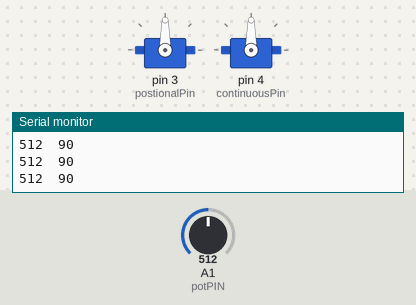
Bench run of a sketch on a simulated Arduino Uno, built with avr-gcc and run on an emulated ATmega328P. On the bench: 2 × servo, the last lines printed to the serial monitor. Inputs (shaded band) come from the test bench; at power-on: A1 (potPIN) = 512.

Above: at 1.2 s.
1.3 s: A1 (potPIN) set to 550
At 2.4 s:
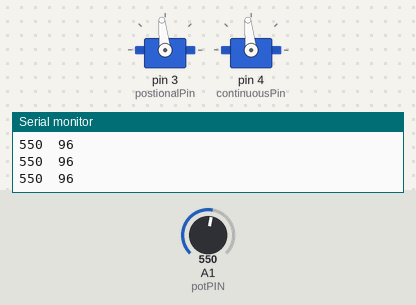
2.8 s: A1 (potPIN) set to 579
At 3.4 s:
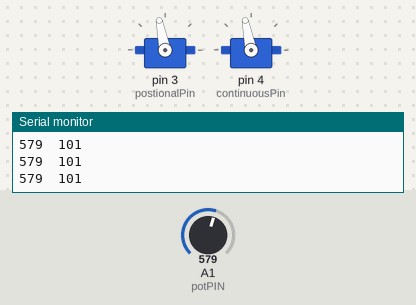
4.3 s: A1 (potPIN) set to 716
At 4.6 s:
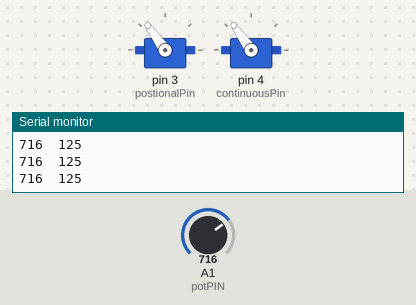
5.8 s: A1 (potPIN) set to 900
At 7.0 s:
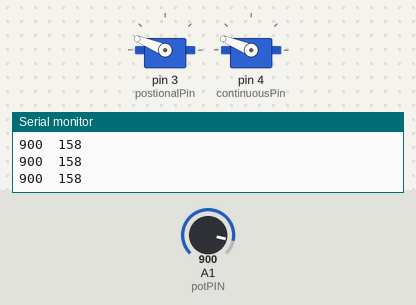
7.3 s: A1 (potPIN) set to 983
At 8.2 s:
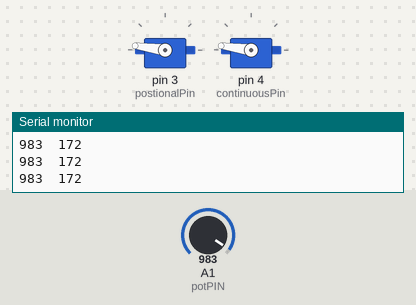
8.8 s: A1 (potPIN) set to 1015
At 9.4 s:
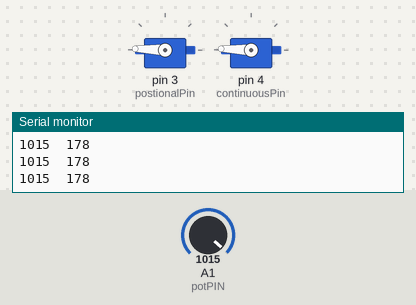
Timing chart, 0 to 11.3 s (numbered marks = the images above; inputs shaded):
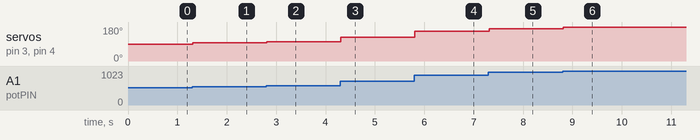

The sketch:

W07_03_servoControl_180_360.ino
```cpp
// continuous and postional servos

#include <Servo.h>

Servo positional_180;
Servo continuous_360;

int postionalPin = 3;
int continuousPin = 4;

int pos = 90;
int potPIN = A1;  // where is the potentiometer?

void setup()
{
  positional_180.attach(postionalPin);
  continuous_360.attach(continuousPin);
  pinMode( potPIN, INPUT);
  Serial.begin(9600);
}

void loop()
{
  int pos = analogRead(potPIN);

  Serial.print(pos);   // raw number
  Serial.print("\t");  // tab

  pos = map(pos, 0, 1023, 0, 180); // scale the input
  Serial.println(pos); // input value mapped to angle

  positional_180.write(pos); // value as Angle
  continuous_360.write(pos); // value as speed and direction

  delay(15);
}
```

Measured:
- after the input at 1.3 s, servo on pin 3 (postionalPin), servo on pin 4 (continuousPin): 90° → 96° at once
- after the input at 2.8 s, servo on pin 3 (postionalPin), servo on pin 4 (continuousPin): 96° → 101° at once
- after the input at 4.3 s, servo on pin 3 (postionalPin), servo on pin 4 (continuousPin): 101° → 125° at once
- after the input at 5.8 s, servo on pin 3 (postionalPin), servo on pin 4 (continuousPin): 125° → 158° at once
- after the input at 7.3 s, servo on pin 3 (postionalPin), servo on pin 4 (continuousPin): 158° → 172° at once
- after the input at 8.8 s, servo on pin 3 (postionalPin), servo on pin 4 (continuousPin): 172° → 178° at once
